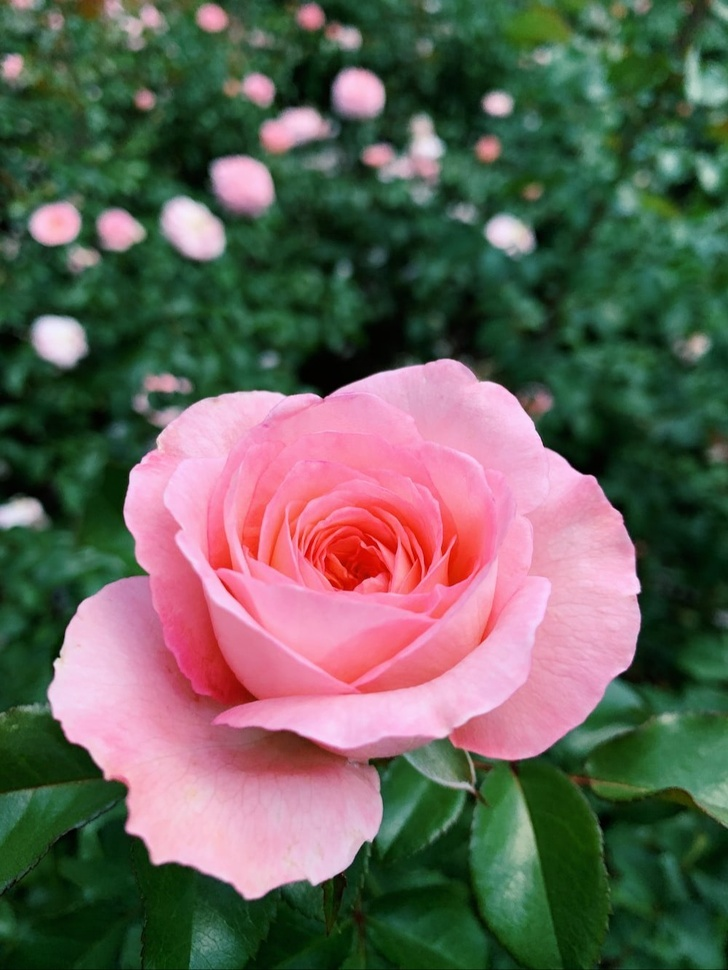
%> input picture Image Processing/rose.jpg, 728 x 970 px, shrunk from 1000 x 1333 before the run
$ octave Edge_Detection.m   (GNU Octave 9; MATLAB toolbox functions it lacks are replaced by stand-ins)
%> lines starting %> are read from the running program, lines starting %| are printed output that depends on the picture; in (x1, y1, x2, y2) boxes, pixels count from 0 and x2, y2 are one past the last pixel; in counts of white or black regions, pixels touching at a corner belong together; the program's own positions count from 1
clc;
clear;
close all;

a = imread("rose.jpg");
%> a is the input picture: size 970x728x3 uint8; mean R, G, B 101.3, 98.3, 88.3
b = rgb2gray(a);
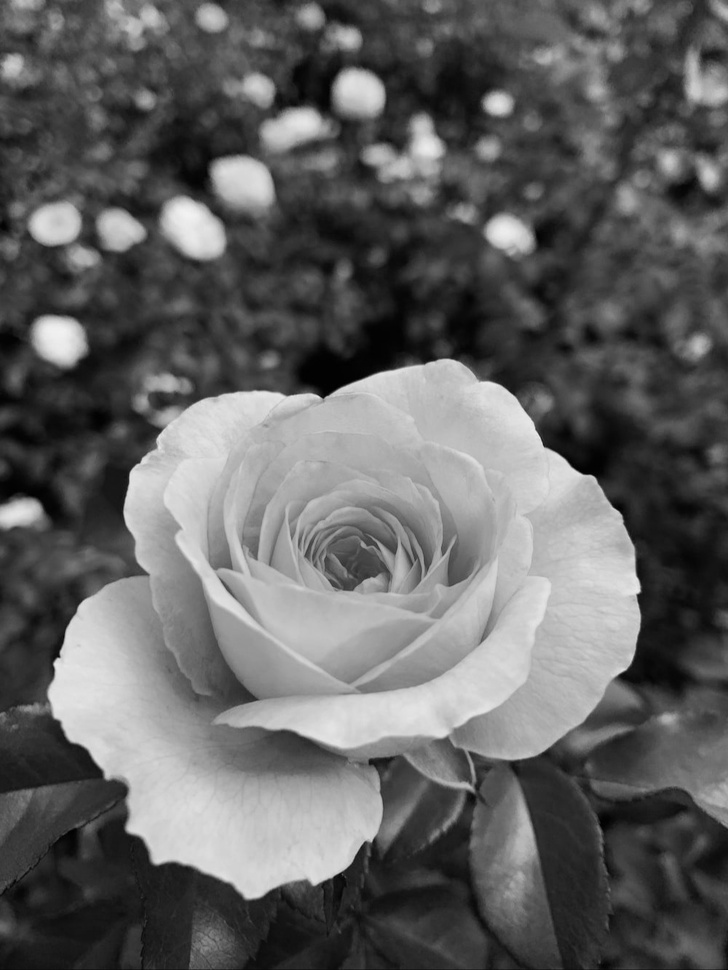
%> b: size 970x728 uint8; min 0, max 243, mean 98.1

c = edge(b,"sobel");
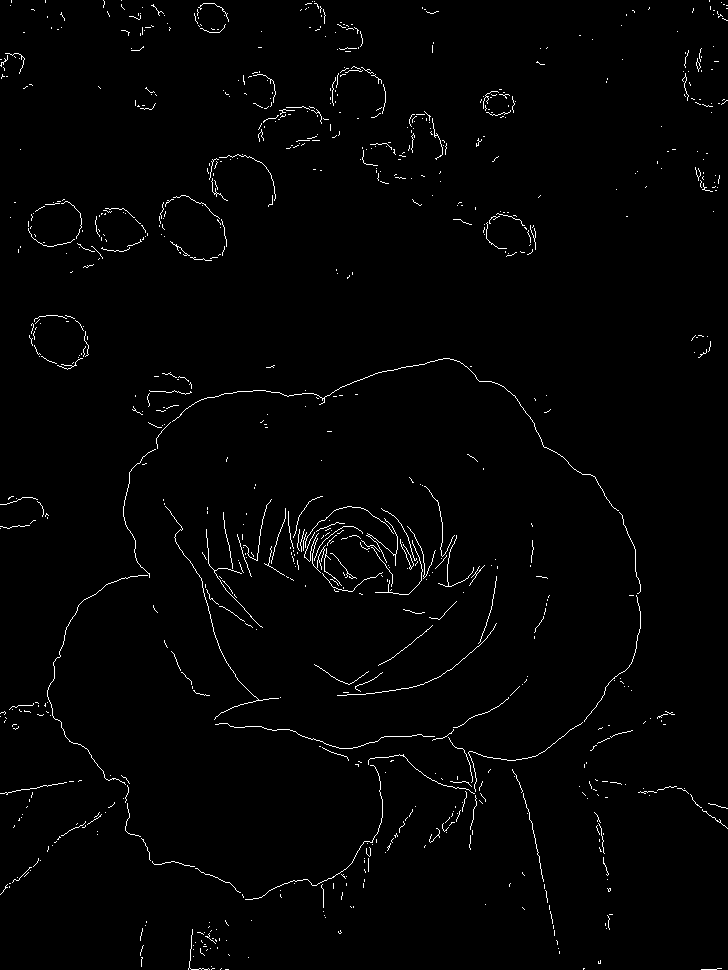
%> c: size 970x728 logical; 1.4% white in thin lines or dots
d = edge(b,"prewitt");
%> d: size 970x728 logical; 1.4% white in thin lines or dots
e = edge(d,"canny");
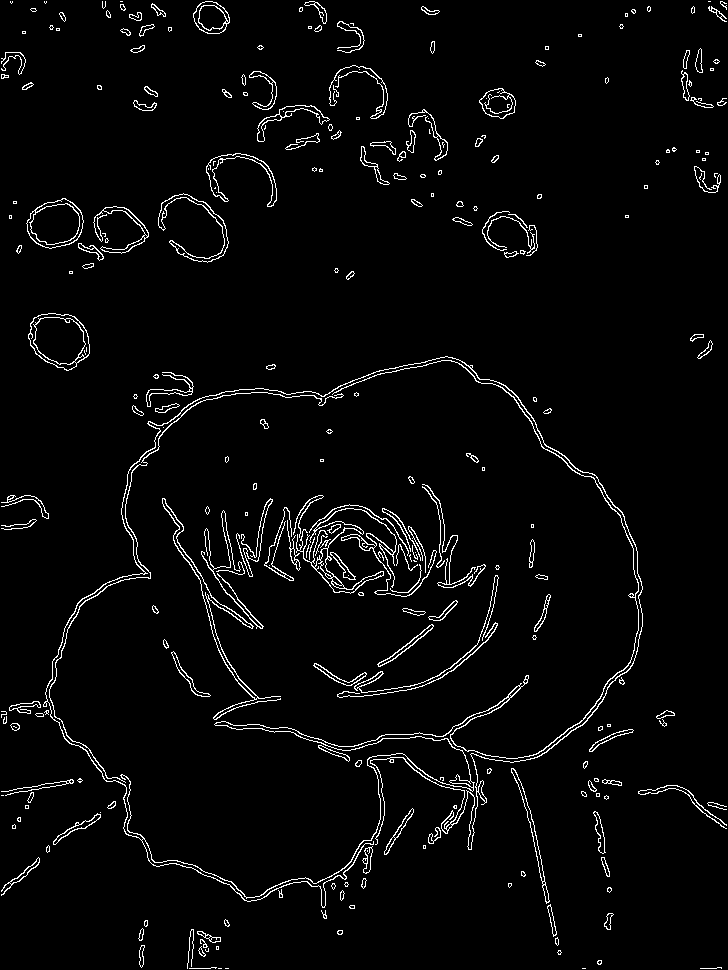
%> e: size 970x728 logical; 3.3% white in thin lines or dots
figure;

subplot(2,2,1); imshow(a);
subplot(2,2,2); imshow(c); title('sobel');
subplot(2,2,3); imshow(d); title('prewitt');
subplot(2,2,4); imshow(e); title('canny');

$ run again, with Image Processing/balloons.tif saved as Image Processing/rose.jpg
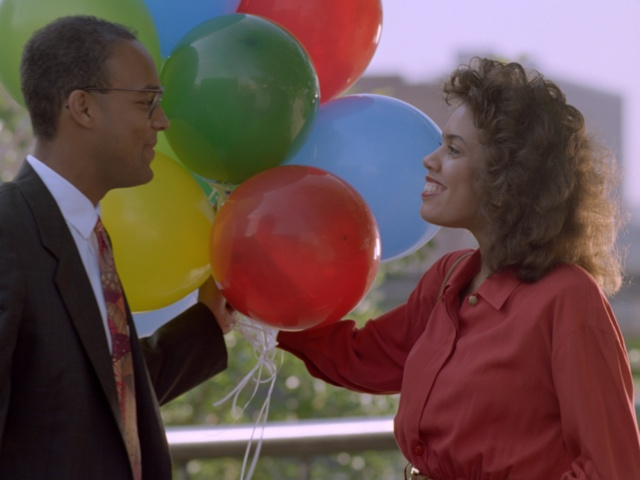
%> input picture Image Processing/balloons.tif, 640 x 480 px
%> a is the input picture: size 480x640x3 uint8; mean R, G, B 100.9, 76.7, 73.8
%> `c = edge(b,"sobel");`:
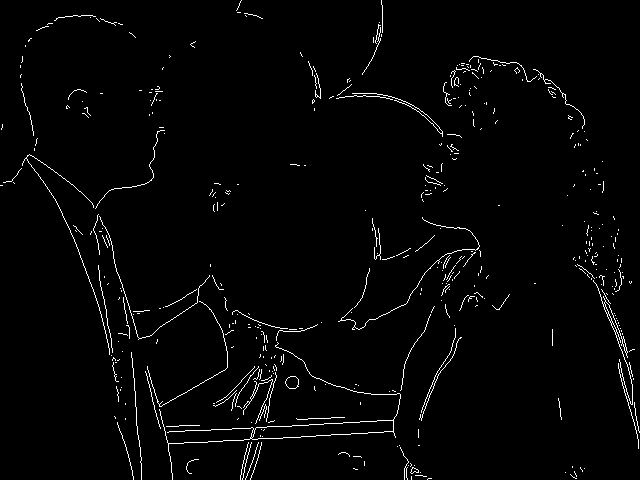
%> c: size 480x640 logical; 2.1% white in thin lines or dots
%> d: size 480x640 logical; 2.1% white in thin lines or dots
%> `e = edge(d,"canny");`:
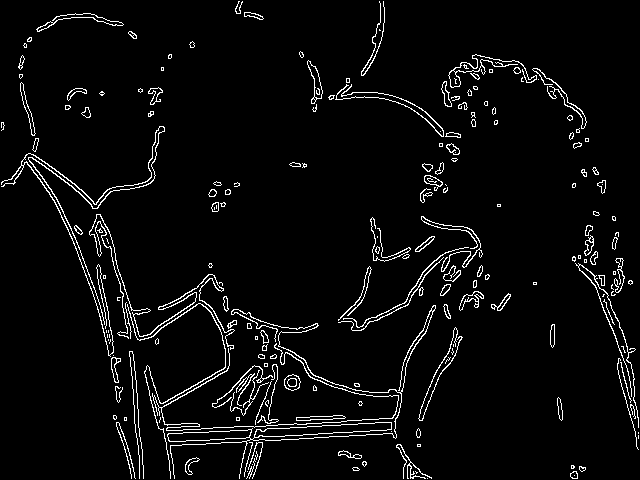
%> e: size 480x640 logical; 4.3% white in thin lines or dots
